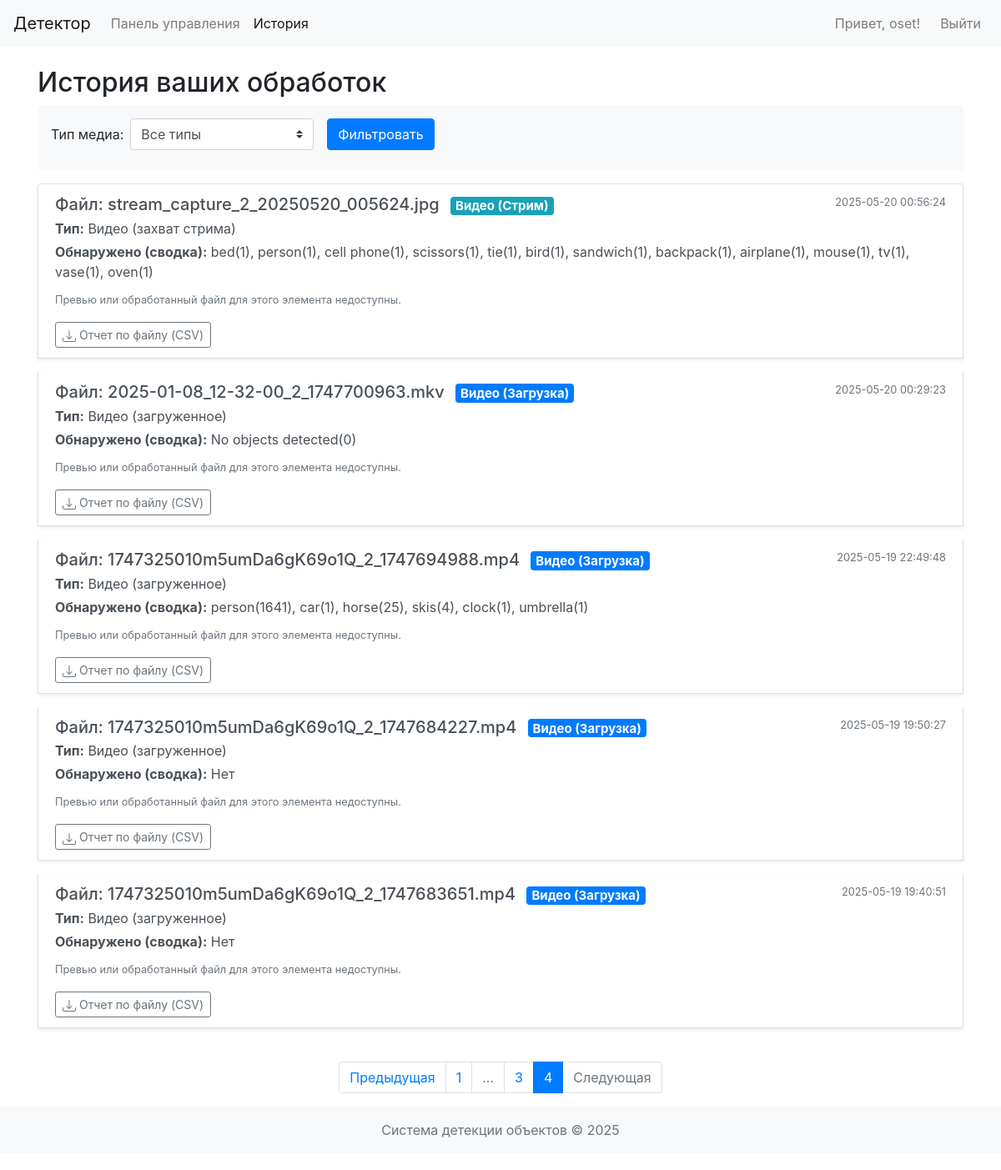
Page /history?page=4 (signed in) on the committed database.
### app/models.py (models this page shows, shortened)
class Media(db.Model):
    __tablename__ = 'media'
    id = db.Column(db.Integer, primary_key=True)
    filename = db.Column(db.String(200), nullable=False) # Original uploaded name or generated stream video name
    file_path = db.Column(db.String(300), nullable=False) # Path to the primary file (original or stream video)
    upload_time = db.Column(db.DateTime, nullable=False, default=datetime.utcnow)
    media_type = db.Column(db.String(50), nullable=False) # 'image', 'video' (uploaded), 'stream_capture' (now a video)
    user_id = db.Column(db.Integer, db.ForeignKey('users.id'), nullable=False)
    detections = db.relationship('Detection', backref='media_source', lazy=True, cascade="all, delete-orphan")
    @property
    def media_type_rus(self):
        if self.media_type == 'image':
            return 'Изображение'
        elif self.media_type == 'video': # Uploaded video, processed into another video
            return 'Видео (загруженное)'
        elif self.media_type == 'stream_capture': # Live stream recorded as video
            return 'Видео (захват стрима)'
        return self.media_type

### app/routes.py (the view)
@main_bp.route('/history')
@login_required
def history_page():
    page = request.args.get('page', 1, type=int);
    user_media_q = Media.query.filter_by(user_id=session['user_id'])
    media_type_f = request.args.get('media_type')
    if media_type_f: user_media_q = user_media_q.filter(Media.media_type == media_type_f)
    pagination = user_media_q.order_by(Media.upload_time.desc()).paginate(page=page, per_page=5, error_out=False)
    items = []
    for m_item in pagination.items:
        summary = {};
        preview_img = None;
        assoc_vid = None
        if m_item.media_type == 'image':
            for d in m_item.detections: summary[d.object_class] = summary.get(d.object_class, 0) + 1
            fn = next((d.result_frame_filename for d in m_item.detections if
                       d.result_frame_filename and d.result_frame_filename.startswith("result_img_")), None)
            if not fn and m_item.filename: fn = f"result_img_{m_item.filename}"
            if fn and os.path.exists(os.path.join(current_app.config['UPLOAD_FOLDER'], fn)): preview_img = fn
        elif m_item.media_type == 'video':
            for d in m_item.detections:
                if d.bbox_x == -2: summary[d.object_class] = summary.get(d.object_class, 0) + int(d.confidence)
            fn = next((d.result_frame_filename for d in m_item.detections if
                       d.bbox_x == -2 and d.result_frame_filename and d.result_frame_filename.startswith("processed_")),
                      None)
            if not fn and m_item.filename: base, _ = os.path.splitext(m_item.filename); fn = f"processed_{base}.mp4"
            if fn and os.path.exists(os.path.join(current_app.config['UPLOAD_FOLDER'], fn)): assoc_vid = fn
        elif m_item.media_type == 'stream_capture':
            assoc_vid = m_item.filename
            if not os.path.exists(os.path.join(current_app.config['UPLOAD_FOLDER'], assoc_vid)): assoc_vid = None
            for d in m_item.detections: summary[d.object_class] = summary.get(d.object_class, 0) + 1
        items.append({'media': m_item, 'detections_summary_str': (
            ", ".join([f"{k}({v})" for k, v in summary.items()]) if summary else "Нет"),
                      'preview_image_file': preview_img, 'associated_video_file': assoc_vid})
    return render_template('history_page.html', media_items=items, pagination=pagination,
                           current_media_type_filter=media_type_f)

### app/routes.py (called while the page is built)
def login_required(f):
    @wraps(f)
    def decorated_function(*args, **kwargs):
        if 'user_id' not in session:
            flash('Пожалуйста, войдите в систему для доступа к этой странице.', 'warning')
            return redirect(url_for('main.login'))
        return f(*args, **kwargs)
    return decorated_function

### app/templates/history_page.html (shortened to what this page needs)
{% extends "base.html" %}
{% block content %}
<h2>История ваших обработок</h2>
<form method="GET" action="{{ url_for('main.history_page') }}" class="form-inline mb-3 p-3 bg-light rounded">
    <div class="form-group mr-sm-3 mb-2">
        <label for="media_type_filter" class="mr-2">Тип медиа:</label>
        <select name="media_type" id="media_type_filter" class="form-control custom-select">
            <option value="">Все типы</option>
        </select>
    </div>
    <button type="submit" class="btn btn-primary mb-2">Фильтровать</button>
</form>
{% if not media_items and (not pagination or not pagination.items) %}
<div class="alert alert-info" role="alert">
    У вас пока нет обработанных файлов, соответствующих фильтру.
</div>
{% else %}
<div class="list-group">
    {% for item_data in media_items %}
    <div class="list-group-item list-group-item-action flex-column align-items-start mb-3 shadow-sm">
        <div class="d-flex w-100 justify-content-between">
            <h5 class="mb-1">
                Файл: {{ item_data.media.filename }}
                {% if item_data.media.media_type == 'stream_capture' %}<span class="badge badge-info ml-2">Видео (Стрим)</span>
                {% elif item_data.media.media_type == 'video' %}<span class="badge badge-primary ml-2">Видео (Загрузка)</span>
                {% elif item_data.media.media_type == 'image' %}<span class="badge badge-secondary ml-2">Изображение</span>
                {% endif %}
            </h5>
            <small class="text-muted">{{ item_data.media.upload_time.strftime('%Y-%m-%d %H:%M:%S') }}</small>
        </div>
        <p class="mb-1"><span class="font-weight-bold">Тип:</span> {{ item_data.media.media_type_rus }}</p>
        <p class="mb-1"><span class="font-weight-bold">Обнаружено (сводка):</span> {{ item_data.detections_summary_str }}</p>
        {% if item_data.media.media_type == 'image' and item_data.preview_image_file %}
            <div class="mt-2">
                <p class="font-weight-bold mb-1">Результат (изображение):</p>
                <a href="{{ url_for('main.results_file', filename=item_data.preview_image_file) }}" target="_blank" title="Открыть результат">
                    <img src="{{ url_for('main.results_file', filename=item_data.preview_image_file) }}" alt="Результат обработки изображения" class="img-thumbnail" style="max-height: 150px; max-width: 200px;">
                </a>
            </div>
        {% else %}
            <p class="mt-2"><small class="text-muted">Превью или обработанный файл для этого элемента недоступны.</small></p>
        {% endif %}
        <div class="mt-2">
            <a href="{{ url_for('main.download_media_report', media_id=item_data.media.id) }}" class="btn btn-sm btn-outline-secondary">
                Отчет по файлу (CSV)
            </a>
        </div>
    </div>
    {% endfor %}
</div>
{% if pagination and pagination.pages > 1 %}
<nav aria-label="Page navigation" class="mt-4">
    <ul class="pagination justify-content-center">
        {% if pagination.has_prev %}
        <li class="page-item"><a class="page-link" href="{{ url_for('main.history_page', page=pagination.prev_num, media_type=current_media_type_filter) }}">Предыдущая</a></li>
        {% else %}
        <li class="page-item disabled"><span class="page-link">Предыдущая</span></li>
        {% endif %}
        {% for page_num in pagination.iter_pages(left_edge=1, right_edge=1, left_current=1, right_current=2) %}
            {% if page_num %}
                {% if pagination.page == page_num %}
                <li class="page-item active"><span class="page-link">{{ page_num }}</span></li>
                {% else %}
                <li class="page-item"><a class="page-link" href="{{ url_for('main.history_page', page=page_num, media_type=current_media_type_filter) }}">{{ page_num }}</a></li>
                {% endif %}
            {% else %}
            <li class="page-item disabled"><span class="page-link">...</span></li>
            {% endif %}
        {% endfor %}
        {% if pagination.has_next %}
        <li class="page-item"><a class="page-link" href="{{ url_for('main.history_page', page=pagination.next_num, media_type=current_media_type_filter) }}">Следующая</a></li>
        {% else %}
        <li class="page-item disabled"><span class="page-link">Следующая</span></li>
        {% endif %}
    </ul>
</nav>
{% endif %}
{% endif %}
{% endblock %}

### static/css/style.css (style rules this page uses)
body { padding-bottom: 20px; }

### rows in the picture
Media: media.filename "stream_capture_2_20250520_005624.jpg", media.upload_time "2025-05-20 00:56:24", media.media_type_rus "Видео (захват стрима)"
Media: media.filename "2025-01-08_12-32-00_2_1747700963.mkv", media.upload_time "2025-05-20 00:29:23", media.media_type_rus "Видео (загруженное)"
Media: media.filename "1747325010m5umDa6gK69o1Q_2_1747694988.mp4", media.upload_time "2025-05-19 22:49:48", media.media_type_rus "Видео (загруженное)"
Media: media.filename "1747325010m5umDa6gK69o1Q_2_1747684227.mp4", media.upload_time "2025-05-19 19:50:27", media.media_type_rus "Видео (загруженное)"
Media: media.filename "1747325010m5umDa6gK69o1Q_2_1747683651.mp4", media.upload_time "2025-05-19 19:40:51", media.media_type_rus "Видео (загруженное)"

### other values in the picture
{{ session.username }} "oset"
{{ item_data.detections_summary_str }} "bed(1), person(1), cell phone(1), scissors(1), tie(1), bird(1), sandwich(1), backpack(1), airplane(1), mouse(1), tv(1), vase(1), oven(1)" "No objects detected(0)" "person(1641), car(1), horse(25), skis(4), clock(1), umbrella(1)" "Нет" "Нет"
{{ page_num }} "1" "3"
{{ page_num }} "4"
